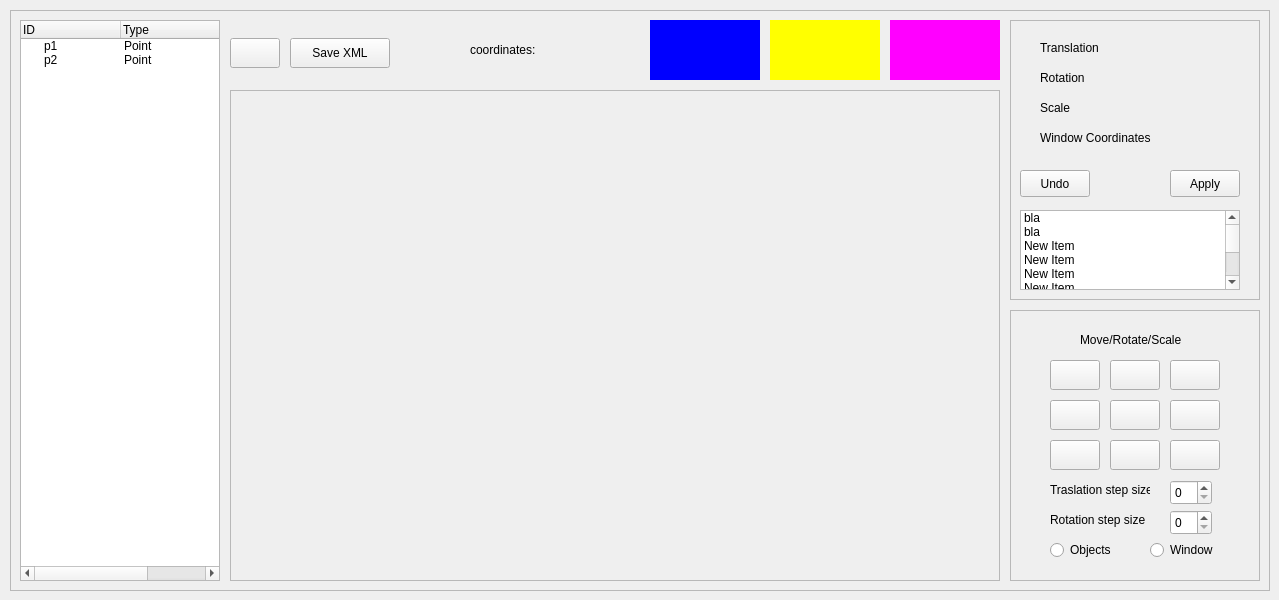
  <widget class="QWidget" name="centralwidget">
   <property name="minimumSize">
    <size>
     <width>0</width>
     <height>0</height>
    </size>
   </property>
   <widget class="QFrame" name="frameMain">
    <property name="geometry">
     <rect>
      <x>10</x>
      <y>10</y>
      <width>1260</width>
      <height>581</height>
     </rect>
    </property>
    <property name="frameShape">
     <enum>QFrame::StyledPanel</enum>
    </property>
    <property name="frameShadow">
     <enum>QFrame::Raised</enum>
    </property>
    <widget class="QWidget" name="widget_blue" native="true">
     <property name="geometry">
      <rect>
       <x>640</x>
       <y>10</y>
       <width>110</width>
       <height>60</height>
      </rect>
     </property>
     <property name="styleSheet">
      <string notr="true">background-color: blue</string>
     </property>
    </widget>
    <widget class="QWidget" name="widget_yellow" native="true">
     <property name="geometry">
      <rect>
       <x>760</x>
       <y>10</y>
       <width>110</width>
       <height>60</height>
      </rect>
     </property>
     <property name="styleSheet">
      <string notr="true">background-color: yellow</string>
     </property>
    </widget>
    <widget class="QWidget" name="widget_magenta" native="true">
     <property name="geometry">
      <rect>
       <x>880</x>
       <y>10</y>
       <width>110</width>
       <height>60</height>
      </rect>
     </property>
     <property name="styleSheet">
      <string notr="true">background-color: magenta</string>
     </property>
    </widget>
    <widget class="QFrame" name="frameDrawer">
     <property name="geometry">
      <rect>
       <x>220</x>
       <y>80</y>
       <width>770</width>
       <height>491</height>
      </rect>
     </property>
     <property name="frameShape">
      <enum>QFrame::StyledPanel</enum>
     </property>
     <property name="frameShadow">
      <enum>QFrame::Raised</enum>
     </property>
     <widget class="QWidget" name="widgetDrawer" native="true">
      <property name="geometry">
       <rect>
        <x>10</x>
        <y>10</y>
        <width>750</width>
        <height>471</height>
       </rect>
      </property>
      <property name="styleSheet">
       <string notr="true">background-color: '#3d3d3d'</string>
      </property>
     </widget>
    </widget>
    <widget class="QPushButton" name="buttonAddObject">
     <property name="geometry">
      <rect>
       <x>220</x>
       <y>28</y>
       <width>50</width>
       <height>30</height>
      </rect>
     </property>
     <property name="styleSheet">
      <string notr="true"/>
     </property>
     <property name="text">
      <string/>
     </property>
     <property name="icon">
      <iconset>
       <normaloff>resources/icons/plus.png</normaloff>resources/icons/plus.png</iconset>
     </property>
    </widget>
    <widget class="QPushButton" name="buttonSaveXml">
     <property name="geometry">
      <rect>
       <x>280</x>
       <y>28</y>
       <width>100</width>
       <height>30</height>
      </rect>
     </property>
     <property name="text">
      <string>Save XML</string>
     </property>
    </widget>
    <widget class="QLabel" name="labelCoordinates">
     <property name="geometry">
      <rect>
       <x>460</x>
       <y>20</y>
       <width>171</width>
       <height>40</height>
      </rect>
     </property>
     <property name="text">
      <string>coordinates:</string>
     </property>
    </widget>
    <widget class="QFrame" name="frameInformations">
     <property name="geometry">
      <rect>
       <x>1000</x>
       <y>10</y>
       <width>250</width>
       <height>280</height>
      </rect>
     </property>
     <property name="frameShape">
      <enum>QFrame::StyledPanel</enum>
     </property>
     <property name="frameShadow">
      <enum>QFrame::Raised</enum>
     </property>
     <widget class="QWidget" name="widget" native="true">
      <property name="geometry">
       <rect>
        <x>10</x>
        <y>10</y>
        <width>231</width>
        <height>261</height>
       </rect>
      </property>
      <widget class="QLabel" name="labelTranslation">
       <property name="geometry">
        <rect>
         <x>20</x>
         <y>10</y>
         <width>200</width>
         <height>16</height>
        </rect>
       </property>
       <property name="text">
        <string>Translation</string>
       </property>
      </widget>
      <widget class="QLabel" name="labelRotation">
       <property name="geometry">
        <rect>
         <x>20</x>
         <y>40</y>
         <width>200</width>
         <height>16</height>
        </rect>
       </property>
       <property name="text">
        <string>Rotation</string>
       </property>
      </widget>
      <widget class="QLabel" name="labelScale">
       <property name="geometry">
        <rect>
         <x>20</x>
         <y>70</y>
         <width>200</width>
         <height>16</height>
        </rect>
       </property>
       <property name="text">
        <string>Scale</string>
       </property>
      </widget>
      <widget class="QLabel" name="labelWindowCoordinates">
       <property name="geometry">
        <rect>
         <x>20</x>
         <y>100</y>
         <width>200</width>
         <height>16</height>
        </rect>
       </property>
       <property name="text">
        <string>Window Coordinates</string>
       </property>
      </widget>
      <widget class="QListWidget" name="listWidget">
       <property name="geometry">
        <rect>
         <x>0</x>
         <y>180</y>
         <width>220</width>
         <height>80</height>
        </rect>
       </property>
       <item>
        <property name="text">
         <string>bla</string>
        </property>
       </item>
       <item>
        <property name="text">
         <string>bla</string>
        </property>
       </item>
       <item>
        <property name="text">
         <string>New Item</string>
        </property>
       </item>
       <item>
        <property name="text">
         <string>New Item</string>
        </property>
       </item>
       <item>
        <property name="text">
         <string>New Item</string>
        </property>
       </item>
       <item>
        <property name="text">
         <string>New Item</string>
        </property>
       </item>
       <item>
        <property name="text">
         <string>New Item</string>
        </property>
       </item>
       <item>
        <property name="text">
         <string>New Item</string>
        </property>
       </item>
       <item>
        <property name="text">
         <string>bla</string>
        </property>
       </item>
      </widget>
      <widget class="QPushButton" name="buttonApply">
       <property name="geometry">
        <rect>
         <x>150</x>
         <y>140</y>
         <width>70</width>
         <height>27</height>
        </rect>
       </property>
       <property name="text">
        <string>Apply</string>
       </property>
      </widget>
      <widget class="QPushButton" name="buttonUndo">
       <property name="geometry">
        <rect>
         <x>0</x>
         <y>140</y>
         <width>70</width>
         <height>27</height>
        </rect>
       </property>
       <property name="text">
        <string>Undo</string>
       </property>
      </widget>
     </widget>
    </widget>
    <widget class="QTreeWidget" name="treeWidget">
     <property name="geometry">
      <rect>
       <x>10</x>
       <y>10</y>
       <width>200</width>
       <height>561</height>
      </rect>
     </property>
     <column>
      <property name="text">
       <string>ID</string>
      </property>
     </column>
     <column>
      <property name="text">
       <string>Type</string>
      </property>
     </column>
     <column>
      <property name="text">
       <string>Coordinates</string>
      </property>
     </column>
     <item>
      <property name="text">
       <string>p1</string>
      </property>
      <property name="text">
       <string>Point</string>
      </property>
      <property name="text">
       <string>(2.0, 3.0)</string>
      </property>
     </item>
     <item>
      <property name="text">
       <string>p2</string>
      </property>
      <property name="text">
       <string>Point</string>
      </property>
      <property name="text">
       <string>(3.0, 5.0)</string>
      </property>
     </item>
    </widget>
    <widget class="QFrame" name="frameTransformations">
     <property name="geometry">
      <rect>
       <x>1000</x>
       <y>300</y>
       <width>250</width>
       <height>271</height>
      </rect>
     </property>
     <property name="autoFillBackground">
      <bool>false</bool>
     </property>
     <property name="frameShape">
      <enum>QFrame::StyledPanel</enum>
     </property>
     <property name="frameShadow">
      <enum>QFrame::Raised</enum>
     </property>
     <widget class="QWidget" name="widgetTrasformations" native="true">
      <property name="geometry">
       <rect>
        <x>10</x>
        <y>10</y>
        <width>230</width>
        <height>250</height>
       </rect>
      </property>
      <property name="styleSheet">
       <string notr="true"/>
      </property>
      <widget class="QPushButton" name="buttomRotateLeft">
       <property name="geometry">
        <rect>
         <x>30</x>
         <y>40</y>
         <width>50</width>
         <height>30</height>
        </rect>
       </property>
       <property name="styleSheet">
        <string notr="true"/>
       </property>
       <property name="text">
        <string/>
       </property>
       <property name="icon">
        <iconset>
         <normaloff>resources/icons/rotate-left.png</normaloff>resources/icons/rotate-left.png</iconset>
       </property>
       <property name="iconSize">
        <size>
         <width>24</width>
         <height>24</height>
        </size>
       </property>
       <property name="checkable">
        <bool>false</bool>
       </property>
       <property name="autoExclusive">
        <bool>false</bool>
       </property>
      </widget>
      <widget class="QPushButton" name="buttomRotateRight">
       <property name="geometry">
        <rect>
         <x>150</x>
         <y>40</y>
         <width>50</width>
         <height>30</height>
        </rect>
       </property>
       <property name="styleSheet">
        <string notr="true"/>
       </property>
       <property name="text">
        <string/>
       </property>
       <property name="icon">
        <iconset>
         <normaloff>resources/icons/rotate-right.png</normaloff>resources/icons/rotate-right.png</iconset>
       </property>
       <property name="iconSize">
        <size>
         <width>24</width>
         <height>24</height>
        </size>
       </property>
       <property name="checkable">
        <bool>false</bool>
       </property>
       <property name="autoExclusive">
        <bool>false</bool>
       </property>
      </widget>
      <widget class="QPushButton" name="buttomUp">
       <property name="geometry">
        <rect>
         <x>90</x>
         <y>40</y>
         <width>50</width>
         <height>30</height>
        </rect>
       </property>
       <property name="styleSheet">
        <string notr="true"/>
       </property>
       <property name="text">
        <string/>
       </property>
       <property name="icon">
        <iconset>
         <normaloff>resources/icons/up-arrow.png</normaloff>resources/icons/up-arrow.png</iconset>
       </property>
       <property name="iconSize">
        <size>
         <width>24</width>
         <height>24</height>
        </size>
       </property>
       <property name="checkable">
        <bool>false</bool>
       </property>
       <property name="autoExclusive">
        <bool>false</bool>
       </property>
      </widget>
      <widget class="QPushButton" name="buttomDown">
       <property name="geometry">
        <rect>
         <x>90</x>
         <y>120</y>
         <width>50</width>
         <height>30</height>
        </rect>
       </property>
       <property name="styleSheet">
        <string notr="true"/>
       </property>
       <property name="text">
        <string/>
       </property>
       <property name="icon">
        <iconset>
         <normaloff>resources/icons/down-arrow.png</normaloff>resources/icons/down-arrow.png</iconset>
       </property>
       <property name="iconSize">
        <size>
         <width>24</width>
         <height>24</height>
        </size>
       </property>
       <property name="checkable">
        <bool>false</bool>
       </property>
       <property name="autoExclusive">
        <bool>false</bool>
       </property>
      </widget>
      <widget class="QPushButton" name="buttomLeft">
       <property name="geometry">
        <rect>
         <x>30</x>
         <y>80</y>
         <width>50</width>
         <height>30</height>
        </rect>
       </property>
       <property name="styleSheet">
        <string notr="true"/>
       </property>
       <property name="text">
        <string/>
       </property>
       <property name="icon">
        <iconset>
         <normaloff>resources/icons/left-arrow.png</normaloff>resources/icons/left-arrow.png</iconset>
       </property>
       <property name="iconSize">
        <size>
         <width>24</width>
         <height>24</height>
        </size>
       </property>
       <property name="checkable">
        <bool>false</bool>
       </property>
       <property name="autoExclusive">
        <bool>false</bool>
       </property>
      </widget>
      <widget class="QPushButton" name="buttomRight">
       <property name="geometry">
        <rect>
         <x>150</x>
         <y>80</y>
         <width>50</width>
         <height>30</height>
        </rect>
       </property>
       <property name="styleSheet">
        <string notr="true"/>
       </property>
       <property name="text">
        <string/>
       </property>
       <property name="icon">
        <iconset>
         <normaloff>resources/icons/right-arrow.png</normaloff>resources/icons/right-arrow.png</iconset>
       </property>
       <property name="iconSize">
        <size>
         <width>24</width>
         <height>24</height>
        </size>
       </property>
       <property name="checkable">
        <bool>false</bool>
       </property>
       <property name="autoExclusive">
        <bool>false</bool>
       </property>
      </widget>
      <widget class="QSpinBox" name="spinBoxRotateStepSize">
       <property name="geometry">
        <rect>
         <x>150</x>
         <y>190</y>
         <width>42</width>
         <height>25</height>
        </rect>
       </property>
      </widget>
      <widget class="QLabel" name="labelMoveRotate">
       <property name="geometry">
        <rect>
         <x>60</x>
         <y>10</y>
         <width>111</width>
         <height>20</height>
        </rect>
       </property>
       <property name="text">
        <string>Move/Rotate/Scale</string>
       </property>
      </widget>
      <widget class="QSpinBox" name="spinBoxTranslateStepSize">
       <property name="geometry">
        <rect>
         <x>150</x>
         <y>160</y>
         <width>42</width>
         <height>25</height>
        </rect>
       </property>
      </widget>
      <widget class="QLabel" name="labelTranslateStepSize">
       <property name="geometry">
        <rect>
         <x>30</x>
         <y>160</y>
         <width>100</width>
         <height>20</height>
        </rect>
       </property>
       <property name="text">
        <string>Traslation step size</string>
       </property>
      </widget>
      <widget class="QLabel" name="labelRotateStepSize">
       <property name="geometry">
        <rect>
         <x>30</x>
         <y>190</y>
         <width>100</width>
         <height>20</height>
        </rect>
       </property>
       <property name="text">
        <string>Rotation step size</string>
       </property>
      </widget>
      <widget class="QPushButton" name="buttomHome">
       <property name="geometry">
        <rect>
         <x>90</x>
         <y>80</y>
         <width>50</width>
         <height>30</height>
        </rect>
       </property>
       <property name="styleSheet">
        <string notr="true"/>
       </property>
       <property name="text">
        <string/>
       </property>
       <property name="icon">
        <iconset>
         <normaloff>resources/icons/home.png</normaloff>resources/icons/home.png</iconset>
       </property>
       <property name="iconSize">
        <size>
         <width>24</width>
         <height>24</height>
        </size>
       </property>
       <property name="checkable">
        <bool>false</bool>
       </property>
       <property name="autoExclusive">
        <bool>false</bool>
       </property>
      </widget>
      <widget class="QPushButton" name="buttomZoomIn">
       <property name="geometry">
        <rect>
         <x>150</x>
         <y>120</y>
         <width>50</width>
         <height>30</height>
        </rect>
       </property>
       <property name="styleSheet">
        <string notr="true"/>
       </property>
       <property name="text">
        <string/>
       </property>
       <property name="icon">
        <iconset>
         <normaloff>resources/icons/zoom-in.png</normaloff>resources/icons/zoom-in.png</iconset>
       </property>
       <property name="iconSize">
        <size>
         <width>24</width>
         <height>24</height>
        </size>
       </property>
       <property name="checkable">
        <bool>false</bool>
       </property>
       <property name="autoExclusive">
        <bool>false</bool>
       </property>
      </widget>
      <widget class="QPushButton" name="buttomZoomOut">
       <property name="geometry">
        <rect>
         <x>30</x>
         <y>120</y>
         <width>50</width>
         <height>30</height>
        </rect>
       </property>
       <property name="styleSheet">
        <string notr="true"/>
       </property>
       <property name="text">
        <string/>
       </property>
       <property name="icon">
        <iconset>
         <normaloff>resources/icons/zoom-out.png</normaloff>resources/icons/zoom-out.png</iconset>
       </property>
       <property name="iconSize">
        <size>
         <width>24</width>
         <height>24</height>
        </size>
       </property>
       <property name="checkable">
        <bool>false</bool>
       </property>
       <property name="autoExclusive">
        <bool>false</bool>
       </property>
      </widget>
      <widget class="QRadioButton" name="radioButtonWindow">
       <property name="geometry">
        <rect>
         <x>130</x>
         <y>220</y>
         <width>89</width>
         <height>20</height>
        </rect>
       </property>
       <property name="text">
        <string>Window</string>
       </property>
      </widget>
      <widget class="QRadioButton" name="radioButtonObjects">
       <property name="geometry">
        <rect>
         <x>30</x>
         <y>220</y>
         <width>90</width>
         <height>20</height>
        </rect>
       </property>
       <property name="text">
        <string>Objects</string>
       </property>
      </widget>
     </widget>
    </widget>
   </widget>
  </widget>
